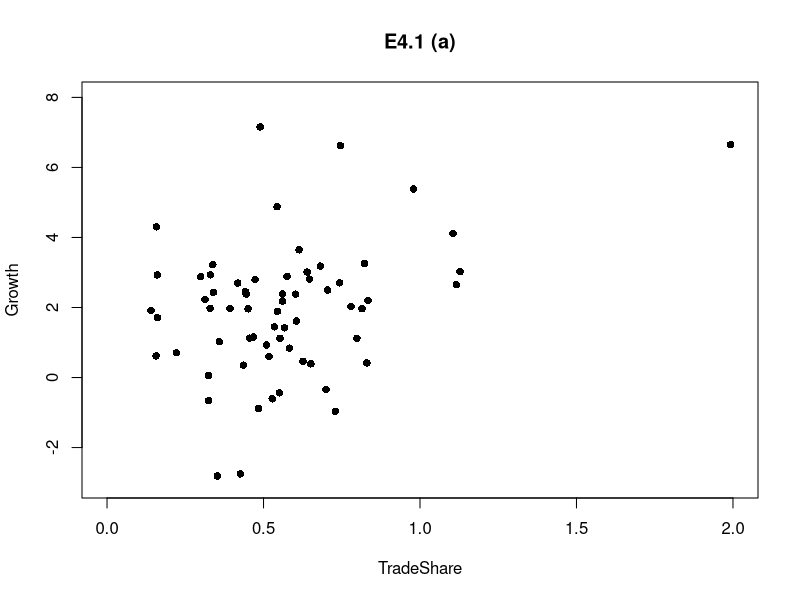
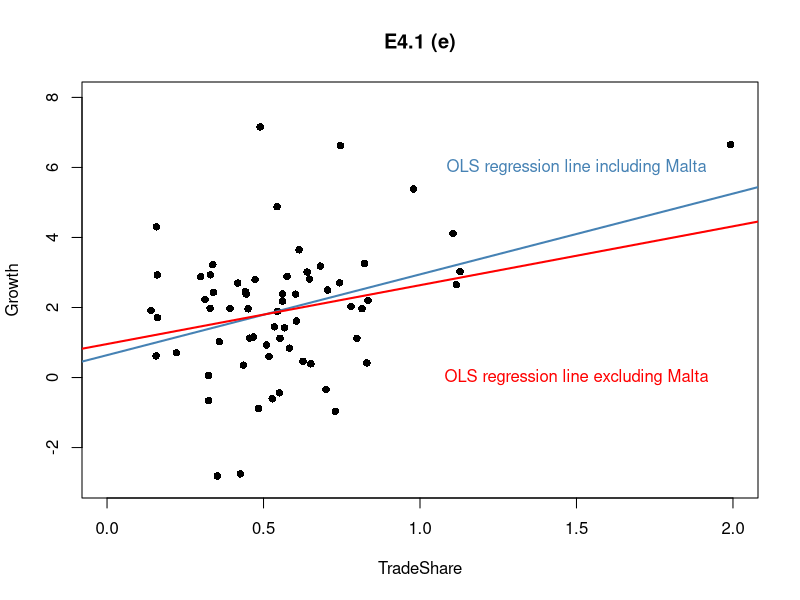
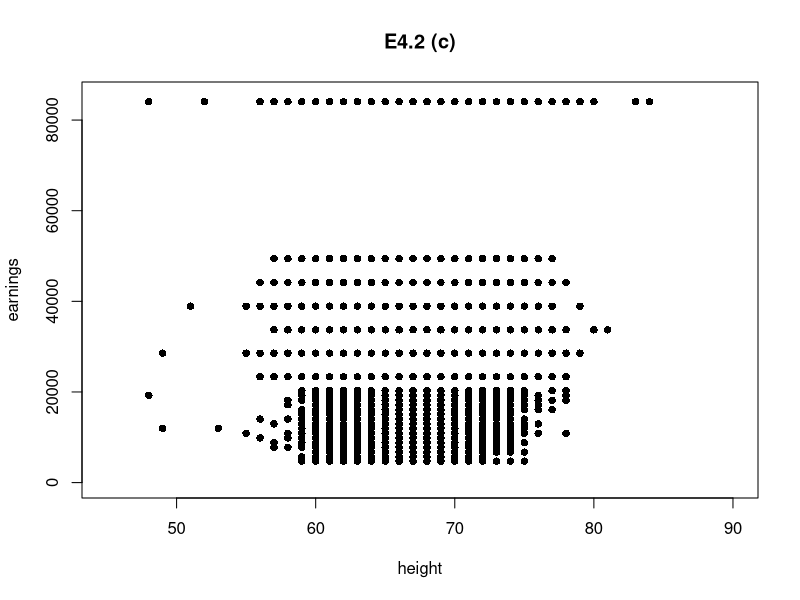

The R script that drew these images, in order:
## ---- chunk 1
knitr::opts_chunk$set(echo = TRUE)
#library(kableExtra)
## ---- chunk 2
# import data 
#install.packages("readxl")
library(readxl)
Growth <- read_xlsx("Growth/Growth.xlsx")

plot(x = Growth$tradeshare, 
     y = Growth$growth,
     pch = 16, # filled circle
     col = "black",
     xlim = c(0, 2),
     ylim = c(-3, 8),
     xlab = "TradeShare",
     ylab = "Growth",
     main = "E4.1 (a)")

## ---- chunk 3
Growth[Growth$country_name =="Malta",]
## ---- chunk 4
# regression 
E41c <- lm(formula = growth ~ tradeshare, data = Growth)

# estimated intercept, estimated slope
summary(E41c)

# predict value
E41c_predict <- function(x){
  E41c$coefficients %*% matrix(c(1, x), ncol = 1)
  
}

# predict value: tradeshare = 0.5
E41c_predict(0.5)

# predict value: tradeshare = 1.0
E41c_predict(1)
## ---- chunk 5
# excluding the data from Malta
Growth_n <- Growth[Growth$country_name !="Malta",]

# regression 
E41d <- lm(formula = growth ~ tradeshare, data = Growth_n)

# estimated intercept, estimated slope
summary(E41d)

# predict value
E41d_predict <- function(x){
  E41d$coefficients %*% matrix(c(1, x), ncol = 1)
  
}

# predict value: tradeshare = 0.5
E41d_predict(0.5)

# predict value: tradeshare = 1.0
E41d_predict(1)

## ---- chunk 6
plot(x = Growth$tradeshare, 
     y = Growth$growth,
     pch = 16, # filled circle
     col = "black",
     xlim = c(0, 2),
     ylim = c(-3, 8),
     xlab = "TradeShare",
     ylab = "Growth",
     main = "E4.1 (e)")

# with Malta
abline(E41c, lwd = 2, col = "steelblue") 
text(1.5, 6, "OLS regression line including Malta", col = "steelblue")

# without Malta
abline(E41d, lwd = 2, col = "red") 
text(1.5, 0, "OLS regression line excluding Malta", col = "red")
## ---- chunk 7
# import data 
#install.packages("readxl")
library(readxl)
Earnings_and_Height <- read_xlsx("Earnings_and_Height/Earnings_and_Height.xlsx")

median(Earnings_and_Height$height)

## ---- chunk 8
# create "group" variable
group <- c()

for (i in 1:length(Earnings_and_Height$height)){
  if (Earnings_and_Height$height[i] <= 67){
    # group 0: height <= 67
    group[i] <- c(0) 
  } else {
    # group 1: height > 67
    group[i] <- c(1) 
  }
}

Earnings_and_Height <- cbind(Earnings_and_Height, group)

E42b <- function(x){
  # sample mean
  mu <- mean(x)
  
  # sample standard deviation (standard error)
  se <- sd(x)/sqrt(length(x))
  
  # test
  test <- t.test(x, 
                 alternative = c("two.sided"),
                 mu = 0, # H0
                 conf.level = 0.95) # alpha = 0.05
  
  # 95% confidence interval
  lower <- round(test$conf.int[1], digit = 4)
  upper <- round(test$conf.int[2], digit = 4)
  CI <- paste(lower, "-"  ,upper)
  
  Table <- data.frame(mu, se, CI)
  colnames(Table) <- c("Mean", "Standard Error", "95% Confidence Interval")
  
  Table

}

# i. # ii.
tapply(Earnings_and_Height$earnings, Earnings_and_Height$group, E42b)

# height <= 67
Earnings_and_Height_i <- Earnings_and_Height[Earnings_and_Height$height <= 67, ]

# height > 67
Earnings_and_Height_ii <- Earnings_and_Height[Earnings_and_Height$height > 67, ]

# iii. 95% CI for difference
t.test(Earnings_and_Height_ii$earnings, Earnings_and_Height_i$earnings, 
       alternative = c("two.sided"),
       mu = 0, # H0
       var.equal = FALSE,
       conf.level = 0.95) # alpha = 0.05

## ---- chunk 9
plot(x = Earnings_and_Height$height, 
     y = Earnings_and_Height$earnings,
     pch = 16, # filled circle
     col = "black",
     xlim = c(45, 90),
     ylim = c(0, 85000),
     xlab = "height",
     ylab = "earnings",
     main = "E4.2 (c)")

## ---- chunk 10
# regression 
E42d <- lm(formula = earnings ~ height, data = Earnings_and_Height)

# i. estimated intercept, estimated slope
summary(E42d)

# predict value
E42d_predict <- function(x){
  E42d$coefficients %*% matrix(c(1, x), ncol = 1)
  
}

# ii. predict value: height = 67
E42d_predict(67)

# ii. predict value: height = 70
E42d_predict(70)

# ii. predict value: height = 65
E42d_predict(65)

## ---- chunk 11
# translates from inches to cm
height_cm <- cm(Earnings_and_Height$height)

Earnings_and_Height <- cbind(Earnings_and_Height, height_cm)

# regression 
E42e <- lm(formula = earnings ~ height_cm, data = Earnings_and_Height)

# i. estimated slope # ii. estimated intercept
# iii. R^2 # iv. SE
summary(E42e)

## ---- chunk 12
# female
Earnings_and_Height_f <- Earnings_and_Height[Earnings_and_Height$sex == 0, ]

# regression 
E42f <- lm(formula = earnings ~ height, data = Earnings_and_Height_f)

# i. estimated slope # ii.
summary(E42f)

## ---- chunk 13
# male
Earnings_and_Height_g <- Earnings_and_Height[Earnings_and_Height$sex == 1, ]

# regression 
E42g <- lm(formula = earnings ~ height, data = Earnings_and_Height_g)

# i. estimated slope # ii.
summary(E42g)
